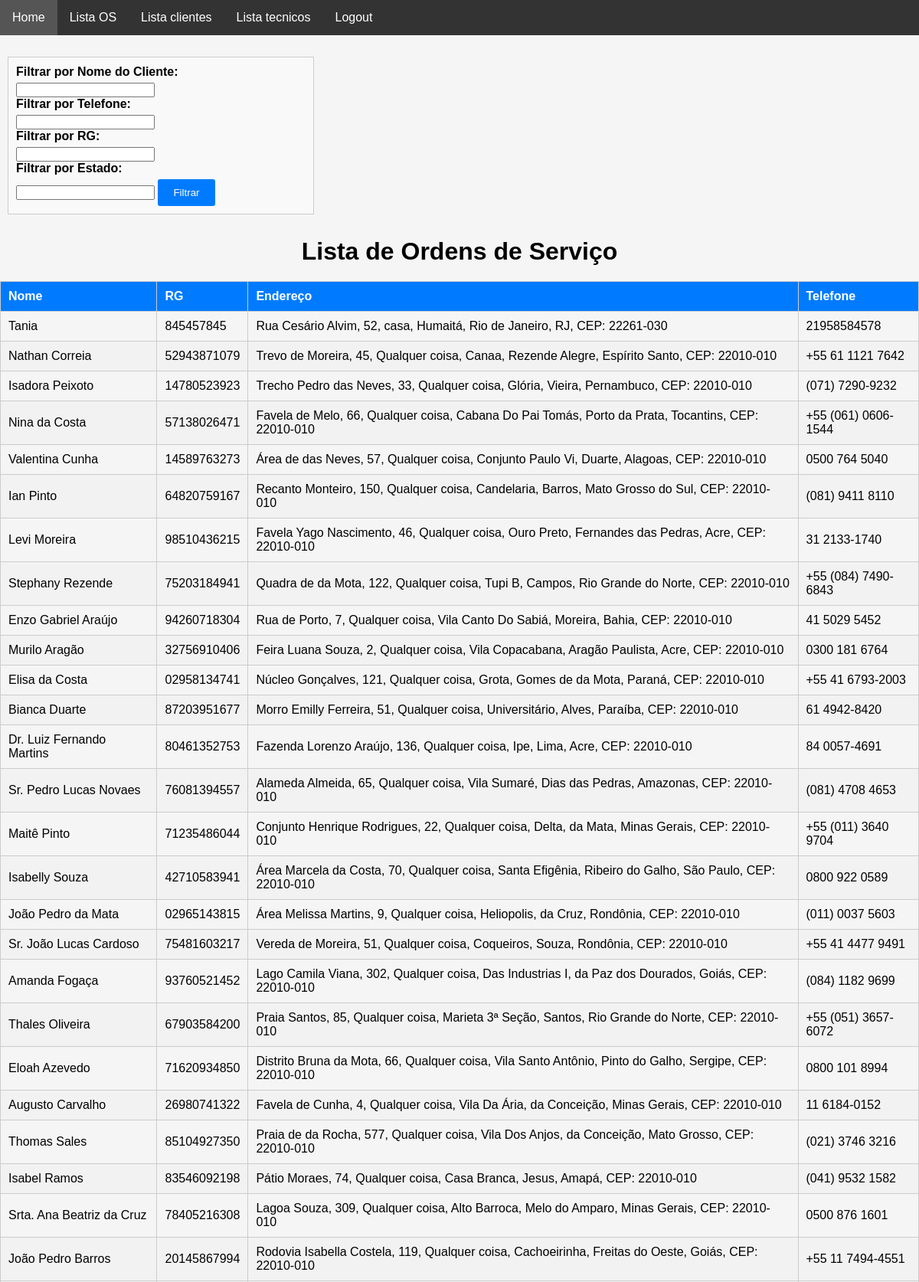
The app's page /staff/lista_clientes/ (upper part) with its own data.
### staff/models.py (models this page shows, shortened)
class Cliente(models.Model):
    nome = models.CharField(max_length=50, validators=[MinLengthValidator(3)])
    rg = models.CharField(max_length=11, validators=[MinLengthValidator(3)])
    endereco = models.ForeignKey(Endereco, on_delete=models.CASCADE)
    telefone1 = models.CharField(max_length=11, validators=[MinLengthValidator(3)])
    telefone2 = models.CharField(max_length=11, validators=[MinLengthValidator(3)])

### authentication/models.py (models this page shows)
class Endereco(models.Model):
    cep = models.CharField(max_length=10)
    rua = models.CharField(max_length=30, validators=[MinLengthValidator(3)])
    bairro = models.CharField(max_length=20, validators=[MinLengthValidator(3)])
    cidade = models.CharField(max_length=20, validators=[MinLengthValidator(3)])
    estado = models.CharField(max_length=2, choices=STATE_CHOICES)
    numero = models.PositiveIntegerField(validators=[MinValueValidator(1)])
    complemento = models.CharField(max_length=100)
    def __str__(self):
        return f"{self.rua}, {self.numero}, {self.complemento}, {self.bairro}, {self.cidade}, {self.estado}, CEP: {self.cep}"

### staff/views.py (the view)
# urls.py: path("lista_clientes/", lista_clientes, name="lista_clientes"),
def lista_clientes(request):
    nome_filter = request.GET.get("nome")
    telefone_filter = request.GET.get("telefone")
    rg_filter = request.GET.get("rg")
    estado_filter = request.GET.get("endereco")
    clientes = Cliente.objects.all()
    if nome_filter:
        clientes = clientes.filter(nome__icontains=nome_filter)
    if telefone_filter:
        clientes = clientes.filter(telefone1__icontains=telefone_filter)
    if rg_filter:
        clientes = clientes.filter(rg__icontains=rg_filter)
    if estado_filter:
        clientes = clientes.filter(
            cliente__endereco__estado__icontains=estado_filter
        )  # Substitua 'endereco_field' pelo campo correto no modelo de Endereço
    return render(
        request,
        "lista_clientes.html",
        {
            "clientes": clientes,
            "nome_filter": nome_filter,
            "telefone_filter": telefone_filter,
            "rg_filter": rg_filter,
            "estado_filter": estado_filter,
        },
    )

### staff/templates/lista_clientes.html (shortened to what this page needs)
<!DOCTYPE html>
<html lang="en">
<head>
</head>
<body>
    <nav class="navbar">
        <ul>
            <li><a href="{% url 'staff' %}">Home</a></li>
            <li><a href="{% url 'lista_os' %}">Lista OS</a></li>
            <li><a href="{% url 'lista_clientes' %}">Lista clientes</a></li>
            <li><a href="{% url 'lista_tecnicos' %}">Lista tecnicos</a></li>
            <li><a href="{% url 'sair' %}">Logout</a></li>
        </ul>
    </nav>
    <br>
<form method="get">
    <label for="nome_filter">Filtrar por Nome do Cliente:</label>
    <input type="text" id="nome_filter" name="nome" />
    <label for="telefone_filter">Filtrar por Telefone:</label>
    <input type="text" id="telefone_filter" name="telefone" />
    <label for="rg_filter">Filtrar por RG:</label>
    <input type="text" id="rg_filter" name="rg" />
    <label for="estado_filter">Filtrar por Estado:</label>
    <input type="text" id="estado_filter" name="Estado" />
    <input type="submit" value="Filtrar" />
</form>
    <h1>Lista de Ordens de Serviço</h1>
    <table>
        <thead>
            <tr>
                <th>Nome</th>
                <th>RG</th>
                <th>Endereço</th>
                <th>Telefone</th>
            </tr>
        </thead>
        <tbody>
            {% for cliente in clientes %}
            <tr>
                <td>{{ cliente.nome }}</td>
                <td>{{ cliente.rg }}</td>
                <td>{{ cliente.endereco }}</td>
                <td>{{ cliente.telefone1 }}</td>
            </tr>
            {% endfor %}
        </tbody>
    </table>
</body>
</html>

### staff/templates/lista_clientes.html (style rules this page uses)
* { margin: 0; padding: 0; box-sizing: border-box; }
body { font-family: Arial, sans-serif; background-color: #f5f5f5; margin: 0; padding: 0; }
h1 { text-align: center; margin-top: 20px; }
table { width: 100%; border-collapse: collapse; border-spacing: 0; margin: 20px auto; }
table td, table th { padding: 10px; border: 1px solid #ccc; text-align: left; }
table th { background-color: #007bff; color: #fff; }
table tr:nth-child(even) { background-color: #f2f2f2; }
form { display: inline-block; margin: 10px; padding: 10px; background-color: #f9f9f9; border: 1px solid #ccc; width: 400px; }
label { display: block; margin-bottom: 5px; font-weight: bold; width: 800px; }
input[type="submit"] { background-color: #007bff; color: #fff; padding: 10px 20px; border: none; cursor: pointer; border-radius: 3px; }
.navbar { background-color: #333; overflow: hidden; }
.navbar ul { list-style-type: none; }
.navbar li { float: left; }
.navbar a { display: block; color: white; text-align: center; padding: 14px 16px; text-decoration: none; }

### records on screen
Cliente: nome "Tania", rg "845457845", endereco "Rua Cesário Alvim, 52, casa, Humaitá, Rio de Janeiro, RJ, CEP: 22261-030", telefone1 "21958584578"
Cliente: nome "Nathan Correia", rg "52943871079", endereco "Trevo de Moreira, 45, Qualquer coisa, Canaa, Rezende Alegre, Espírito Santo, CEP: 22010-010", telefone1 "+55 61 1121 7642"
Cliente: nome "Isadora Peixoto", rg "14780523923", endereco "Trecho Pedro das Neves, 33, Qualquer coisa, Glória, Vieira, Pernambuco, CEP: 22010-010", telefone1 "(071) 7290-9232"
Cliente: nome "Nina da Costa", rg "57138026471", endereco "Favela de Melo, 66, Qualquer coisa, Cabana Do Pai Tomás, Porto da Prata, Tocantins, CEP: 22010-010", telefone1 "+55 (061) 0606-1544"
Cliente: nome "Valentina Cunha", rg "14589763273", endereco "Área de das Neves, 57, Qualquer coisa, Conjunto Paulo Vi, Duarte, Alagoas, CEP: 22010-010", telefone1 "0500 764 5040"
Cliente: nome "Ian Pinto", rg "64820759167", endereco "Recanto Monteiro, 150, Qualquer coisa, Candelaria, Barros, Mato Grosso do Sul, CEP: 22010-010", telefone1 "(081) 9411 8110"
Cliente: nome "Levi Moreira", rg "98510436215", endereco "Favela Yago Nascimento, 46, Qualquer coisa, Ouro Preto, Fernandes das Pedras, Acre, CEP: 22010-010", telefone1 "31 2133-1740"
Cliente: nome "Stephany Rezende", rg "75203184941", endereco "Quadra de da Mota, 122, Qualquer coisa, Tupi B, Campos, Rio Grande do Norte, CEP: 22010-010", telefone1 "+55 (084) 7490-6843"
Cliente: nome "Enzo Gabriel Araújo", rg "94260718304", endereco "Rua de Porto, 7, Qualquer coisa, Vila Canto Do Sabiá, Moreira, Bahia, CEP: 22010-010", telefone1 "41 5029 5452"
Cliente: nome "Murilo Aragão", rg "32756910406", endereco "Feira Luana Souza, 2, Qualquer coisa, Vila Copacabana, Aragão Paulista, Acre, CEP: 22010-010", telefone1 "0300 181 6764"
Cliente: nome "Elisa da Costa", rg "02958134741", endereco "Núcleo Gonçalves, 121, Qualquer coisa, Grota, Gomes de da Mota, Paraná, CEP: 22010-010", telefone1 "+55 41 6793-2003"
Cliente: nome "Bianca Duarte", rg "87203951677", endereco "Morro Emilly Ferreira, 51, Qualquer coisa, Universitário, Alves, Paraíba, CEP: 22010-010", telefone1 "61 4942-8420"
Cliente: nome "Dr. Luiz Fernando Martins", rg "80461352753", endereco "Fazenda Lorenzo Araújo, 136, Qualquer coisa, Ipe, Lima, Acre, CEP: 22010-010", telefone1 "84 0057-4691"
Cliente: nome "Sr. Pedro Lucas Novaes", rg "76081394557", endereco "Alameda Almeida, 65, Qualquer coisa, Vila Sumaré, Dias das Pedras, Amazonas, CEP: 22010-010", telefone1 "(081) 4708 4653"
Cliente: nome "Maitê Pinto", rg "71235486044", endereco "Conjunto Henrique Rodrigues, 22, Qualquer coisa, Delta, da Mata, Minas Gerais, CEP: 22010-010", telefone1 "+55 (011) 3640 9704"
Cliente: nome "Isabelly Souza", rg "42710583941", endereco "Área Marcela da Costa, 70, Qualquer coisa, Santa Efigênia, Ribeiro do Galho, São Paulo, CEP: 22010-010", telefone1 "0800 922 0589"
Cliente: nome "João Pedro da Mata", rg "02965143815", endereco "Área Melissa Martins, 9, Qualquer coisa, Heliopolis, da Cruz, Rondônia, CEP: 22010-010", telefone1 "(011) 0037 5603"
Cliente: nome "Sr. João Lucas Cardoso", rg "75481603217", endereco "Vereda de Moreira, 51, Qualquer coisa, Coqueiros, Souza, Rondônia, CEP: 22010-010", telefone1 "+55 41 4477 9491"
Cliente: nome "Amanda Fogaça", rg "93760521452", endereco "Lago Camila Viana, 302, Qualquer coisa, Das Industrias I, da Paz dos Dourados, Goiás, CEP: 22010-010", telefone1 "(084) 1182 9699"
Cliente: nome "Thales Oliveira", rg "67903584200", endereco "Praia Santos, 85, Qualquer coisa, Marieta 3ª Seção, Santos, Rio Grande do Norte, CEP: 22010-010", telefone1 "+55 (051) 3657-6072"
Cliente: nome "Eloah Azevedo", rg "71620934850", endereco "Distrito Bruna da Mota, 66, Qualquer coisa, Vila Santo Antônio, Pinto do Galho, Sergipe, CEP: 22010-010", telefone1 "0800 101 8994"
Cliente: nome "Augusto Carvalho", rg "26980741322", endereco "Favela de Cunha, 4, Qualquer coisa, Vila Da Ária, da Conceição, Minas Gerais, CEP: 22010-010", telefone1 "11 6184-0152"
Cliente: nome "Thomas Sales", rg "85104927350", endereco "Praia de da Rocha, 577, Qualquer coisa, Vila Dos Anjos, da Conceição, Mato Grosso, CEP: 22010-010", telefone1 "(021) 3746 3216"
Cliente: nome "Isabel Ramos", rg "83546092198", endereco "Pátio Moraes, 74, Qualquer coisa, Casa Branca, Jesus, Amapá, CEP: 22010-010", telefone1 "(041) 9532 1582"
Cliente: nome "Srta. Ana Beatriz da Cruz", rg "78405216308", endereco "Lagoa Souza, 309, Qualquer coisa, Alto Barroca, Melo do Amparo, Minas Gerais, CEP: 22010-010", telefone1 "0500 876 1601"
Cliente: nome "João Pedro Barros", rg "20145867994", endereco "Rodovia Isabella Costela, 119, Qualquer coisa, Cachoeirinha, Freitas do Oeste, Goiás, CEP: 22010-010", telefone1 "+55 11 7494-4551"
